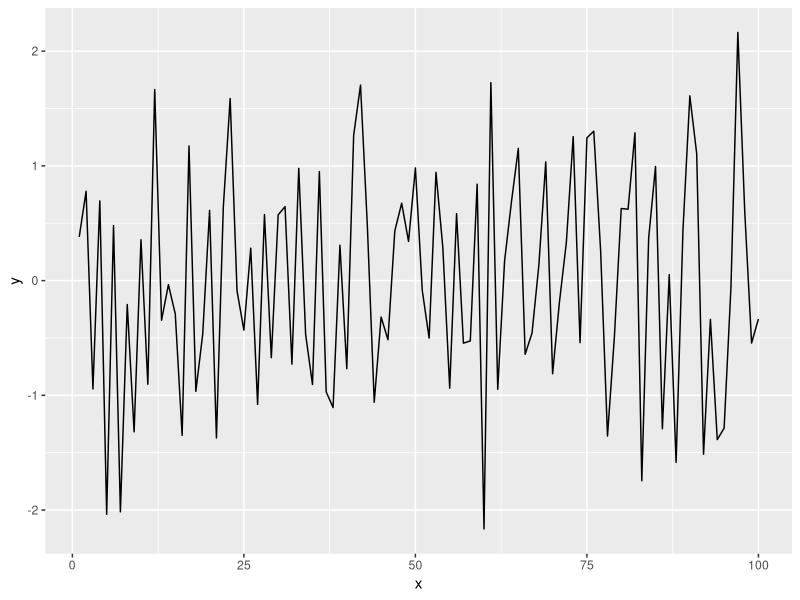

Here is the R script that generated this plot:
## ---- chunk 1
library(tidyverse)

x = seq(1:100)
y = rnorm(100)
dat = data.frame(x, y)
ggplot(dat, aes(x = x, y = y)) +
geom_line()

